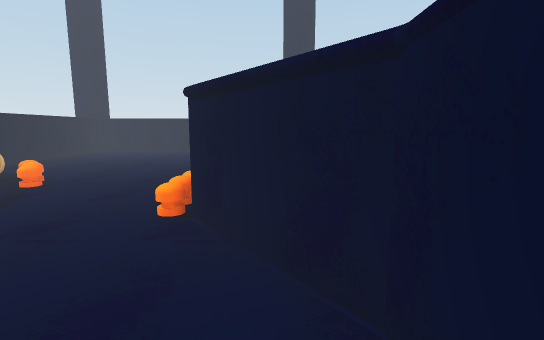
View 1 (above)

12 first-person views from a walk through a Unity game level. The camera is 1.4 m above the floor, tilts 8° down and sees 85° across. The floor is counted in squares, 1 m on a side. Each view is taken from the middle of a square. On the plan, view 1 faces up. The plan holds only what a view shows up to about 14 squares ahead; the rest is blank. The place goes on beyond the plan. Surface patterns are stand-ins for the level's own textures.

View 2
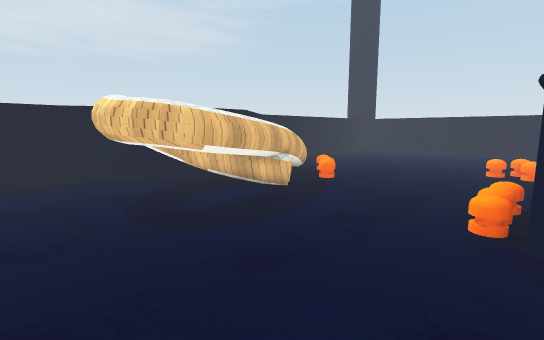

View 3
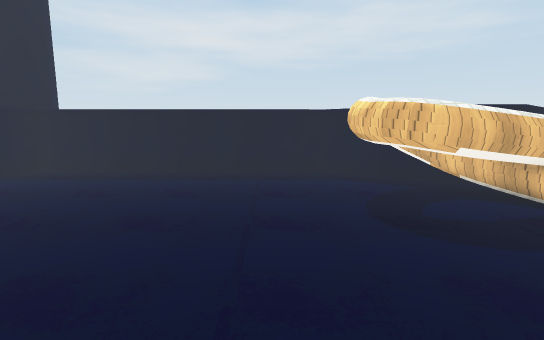

View 4
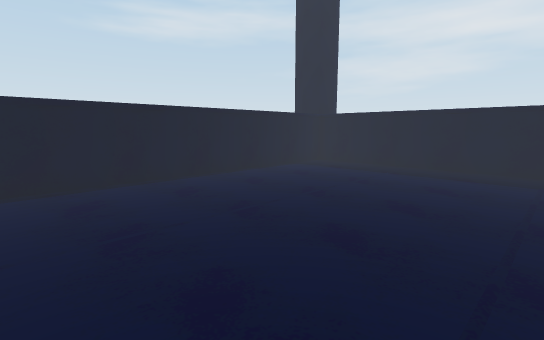

View 5
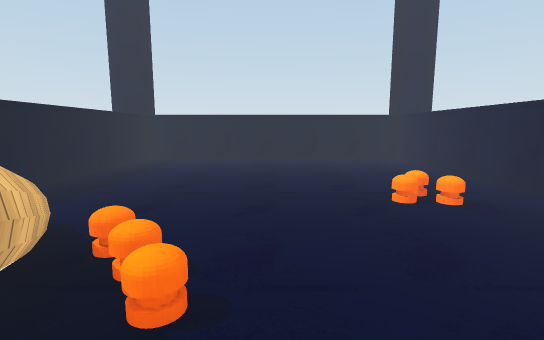

View 6
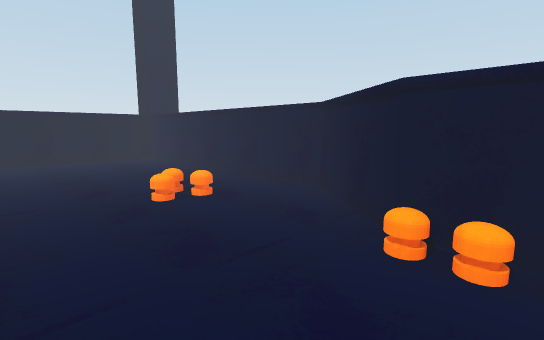

View 7
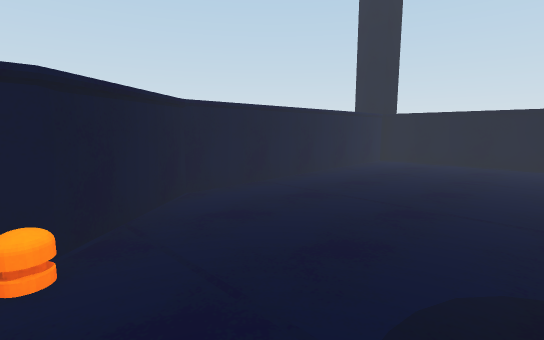

View 8
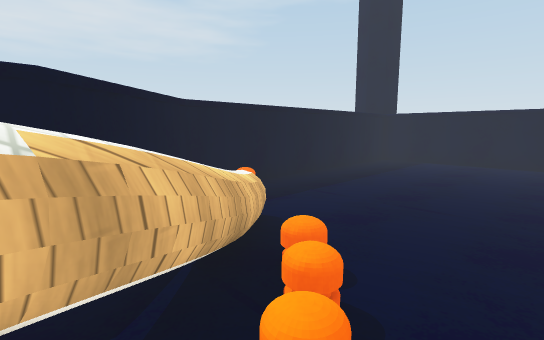

View 9
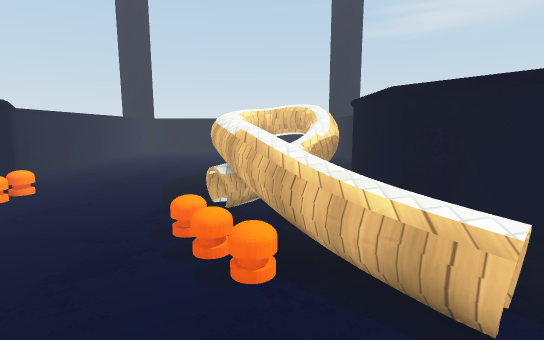

View 10
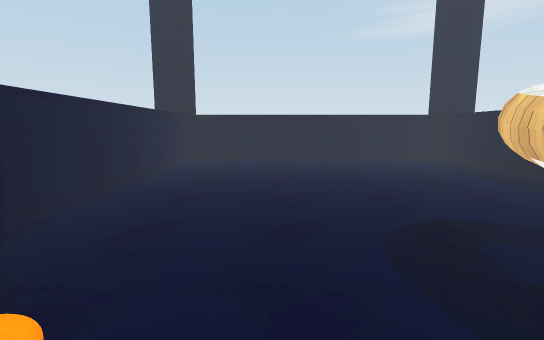

View 11
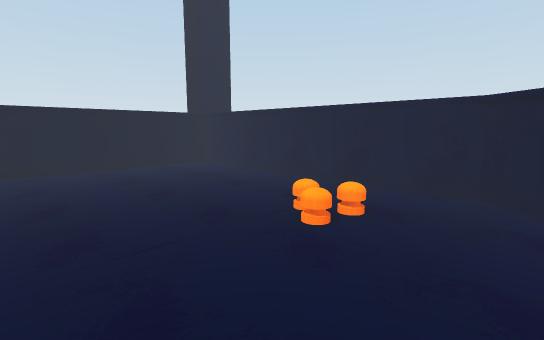

View 12
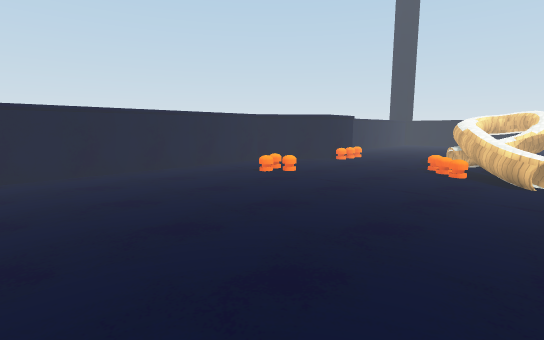

### Floor plan
Points are (right, up) in squares from view 1. A wall is a line through its corners. A room is listed if a view was taken in it or the views show most of it. See-through windows are left out.
Room 1 (views 1, 2, 3, 4, 5, 6, 7, 8, 9, 10, 11, 12)
walls: (-6.1, 5.2) (-5.8, 4.4); (-5.6, 4.2) (-5.5, 3.7); (-5.5, 3.8) (-5.6, 2.7) (-6, 2) (-6.8, 1.6); (-6.8, 7.5) (-5.6, 4.5) (-5.5, 3.1) (-5.7, 2.3) (-6.3, 1.7) (-7, 1.6) (-7.5, 1.6); (-8.2, 4.4) (-7.3, 4.9); (-8.8, 6.5) (-8.8, 4.5) (-10.8, 1.8) (-10.8, -7.8) (0.8, -7.8) (0.8, 1.9) (-1.2, 4.5) (-1.2, 6.5) (0.8, 9.1) (0.8, 18.7) (-10.8, 18.7) (-10.8, 9.2) (-8.8, 6.5); (-8.5, 4.3) (-7.7, 4.9); (-7.8, 8.8) (-6, 5.7); (-8, 8.8) (-6.5, 6.8) (-5.6, 3.8)
low walls: (-5.5, 5.4) (-8, 3.6); (-6.2, 5.1) (-5.8, 5.4); (-6.8, 5.6) (-6, 6.1) (-5.6, 5.6) (-7.5, 3.9); (-6.8, 7.3) (-7.4, 8); (-7.1, 7.7) (-6.8, 7); (-9.1, 8.7) (-8.5, 9.3) (-6.8, 7.6); (-9.1, 8.8) (-8.4, 8.2)

Positions as (right, up) in squares from view 1, and headings:
1: (0, 0), facing up
2: (-1, 0), facing up-left
3: (-1, 0), facing left
4: (0, 0), facing down-left
5: (-5, 5), facing up
6: (-5, 5), facing up-right
7: (-5, 5), facing down-right
8: (-5, 6), facing up-left
9: (-7, 11), facing down
10: (-3, 6), facing down
11: (-6, 8), facing up-right
12: (-9, 18), facing down-right
